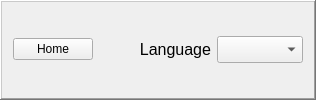
         <widget class="QFrame" name="language_frame">
          <property name="frameShape">
           <enum>QFrame::WinPanel</enum>
          </property>
          <property name="frameShadow">
           <enum>QFrame::Raised</enum>
          </property>
          <property name="lineWidth">
           <number>2</number>
          </property>
          <layout class="QGridLayout" name="gridLayout_10">
           <item row="0" column="1">
            <spacer name="horizontalSpacer_10">
             <property name="orientation">
              <enum>Qt::Horizontal</enum>
             </property>
             <property name="sizeHint" stdset="0">
              <size>
               <width>40</width>
               <height>20</height>
              </size>
             </property>
            </spacer>
           </item>
           <item row="0" column="0">
            <widget class="QPushButton" name="home_button">
             <property name="text">
              <string>Home</string>
             </property>
             <property name="icon">
              <iconset>
               <normaloff>../../../../../../../../../../../../MarmaraQt/src/main/resources/base/images/exit_icon.png</normaloff>../../../../../../../../../../../../MarmaraQt/src/main/resources/base/images/exit_icon.png</iconset>
             </property>
            </widget>
           </item>
           <item row="0" column="3">
            <widget class="QComboBox" name="lang_comboBox">
             <property name="font">
              <font>
               <pointsize>12</pointsize>
              </font>
             </property>
            </widget>
           </item>
           <item row="0" column="2">
            <widget class="QLabel" name="language_label">
             <property name="font">
              <font>
               <pointsize>12</pointsize>
              </font>
             </property>
             <property name="text">
              <string>Language</string>
             </property>
             <property name="alignment">
              <set>Qt::AlignRight|Qt::AlignTrailing|Qt::AlignVCenter</set>
             </property>
            </widget>
           </item>
          </layout>
         </widget>
